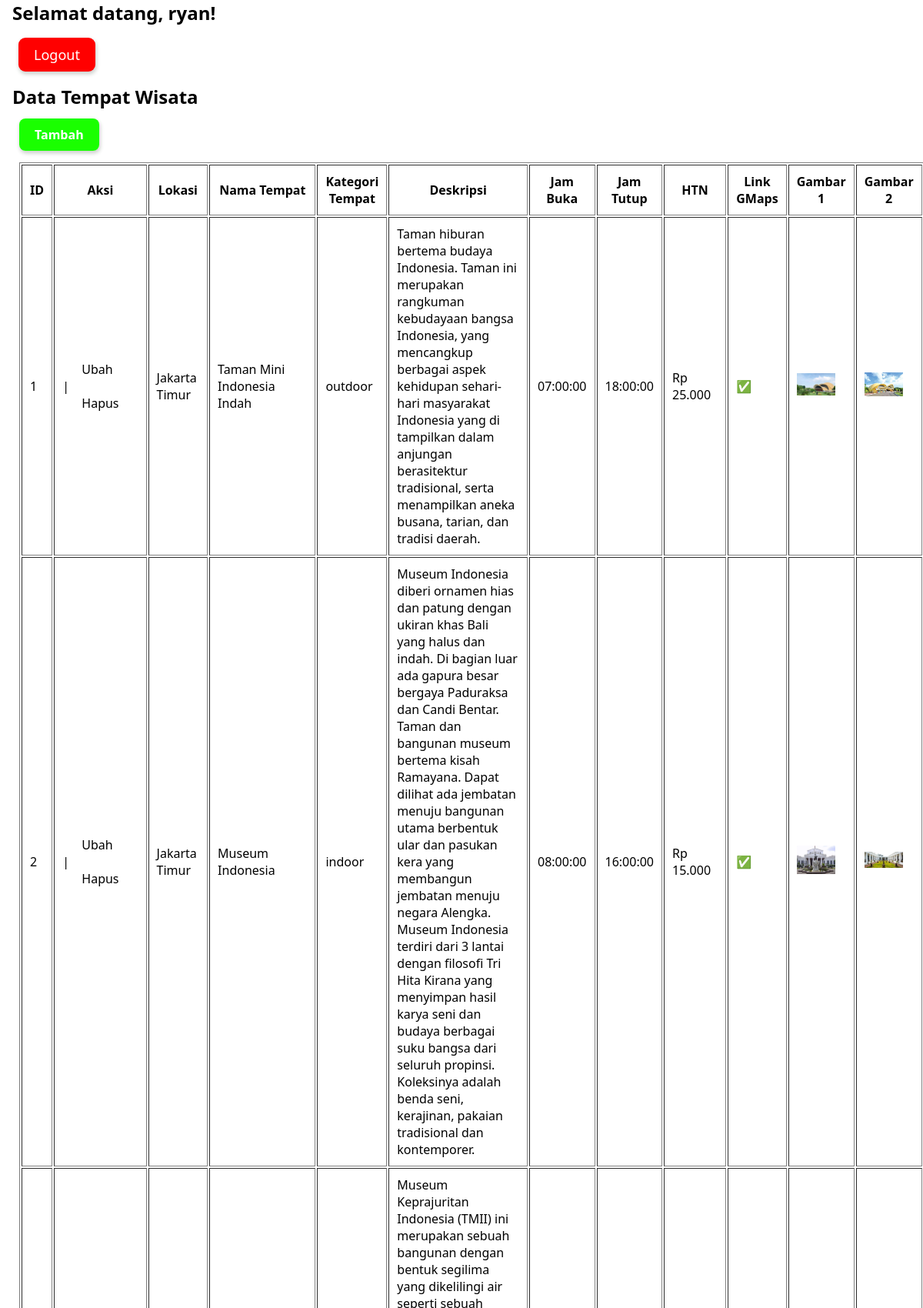
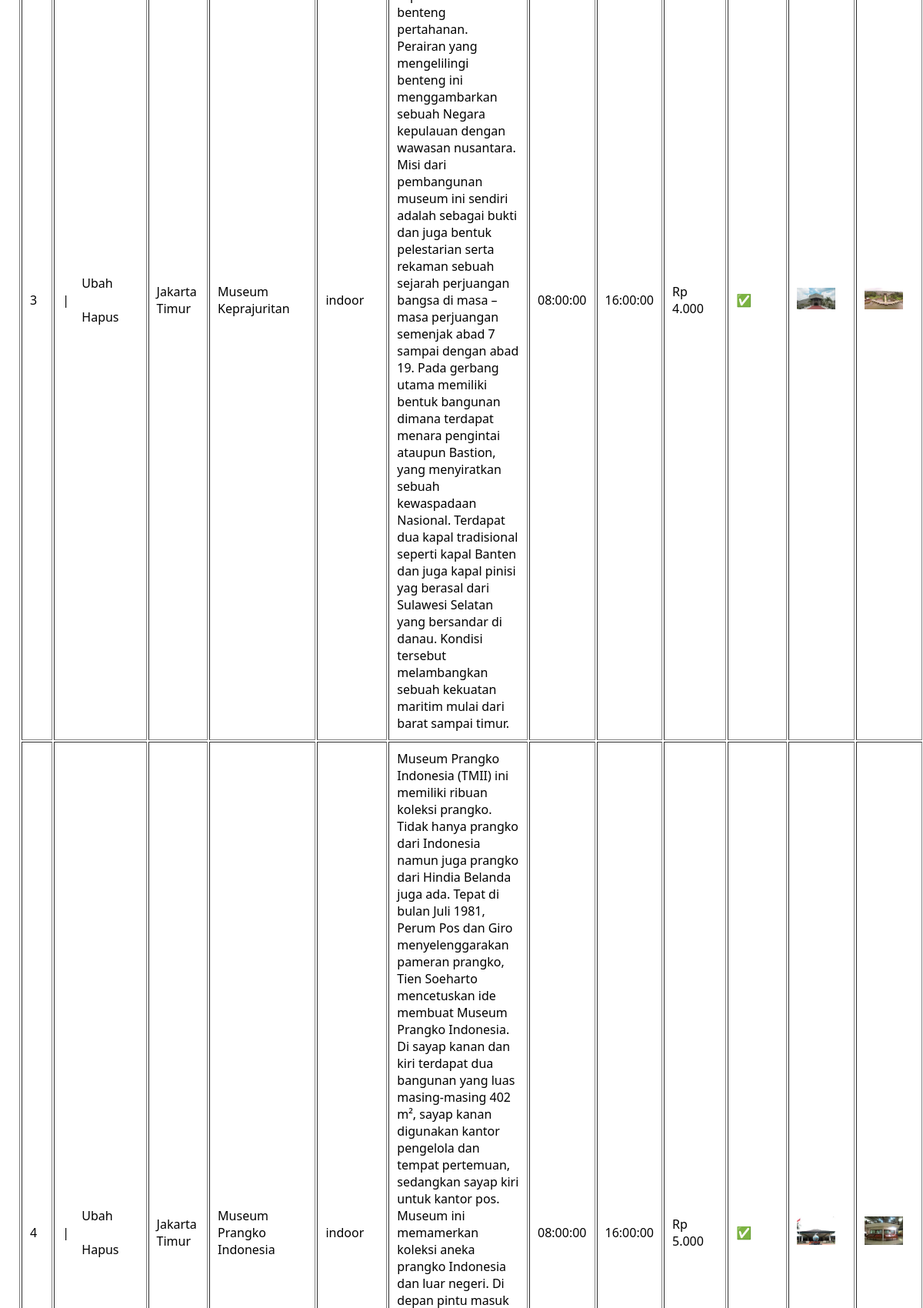
The app's page /admin (signed in, upper part) with its own data (2 pictures, top to bottom).
### tables this page shows
CREATE TABLE `tempat` (
  `id` int(11) NOT NULL,
  `lokasi` varchar(16) NOT NULL,
  `nama` varchar(48) NOT NULL,
  `tipe` varchar(8) NOT NULL,
  `deskripsi` text NOT NULL,
  `buka` time NOT NULL,
  `tutup` time NOT NULL,
  `htm` varchar(25) NOT NULL,
  `gmaps` varchar(255) NOT NULL,
  `foto1` varchar(255) NOT NULL,
  `foto2` varchar(255) NOT NULL,
  `foto3` varchar(255) NOT NULL,
  `timestamp` datetime NOT NULL
);

### admin/index.php (the view, shortened to what this page needs)
<?php
    require "../script/php/conn.php";
    $admin_name = $_SESSION["name"];
    $result = mysqli_query($conn, "SELECT * FROM tempat");
?>
<!DOCTYPE html>
<html lang="en">
<head>
    <link rel="stylesheet" href="/style/admin.css">
</head>
<body>
    <nav>
        <h1> Selamat datang, <?= $admin_name ?>!</h1>
        <a href="logout.php"><button>Logout</button></a>
    </nav>
    <section>
        <h2>Data Tempat Wisata</h2><br>
        <a href="tambah.php" class="add-button">Tambah</a>
        <div style="overflow-x:auto;">
            <table border="1" cellpadding="10" cellspacing="2">
                <tr>
                    <th>ID</th>
                    <th>Aksi</th>
                    <th>Lokasi</th>
                    <th>Nama Tempat</th>
                    <th>Kategori Tempat</th>
                    <th>Deskripsi</th>
                    <th>Jam Buka</th>
                    <th>Jam Tutup</th>
                    <th>HTN</th>
                    <th>Link GMaps</th>
                    <th>Gambar 1</th>
                    <th>Gambar 2</th>
                </tr>
                <?php while ( $row = mysqli_fetch_row($result)) : ?>
                    <tr>
                        <td><?= $row[0]; ?></td>
                        <td>
                            <a href="ubah.php?id=<?= $row[0]; ?>">Ubah</a> |
                            <a href="hapus.php?id=<?= $row[0]; ?>">Hapus</a>
                        </td>
                        <td><?= $row[1]; ?></td>
                        <td><?= $row[2]; ?></td>
                        <td><?= $row[3]; ?></td>
                        <td><?= $row[4]; ?></td>
                        <td><?= $row[5]; ?></td>
                        <td><?= $row[6]; ?></td>
                        <td><?= $row[7]; ?></td>
                        <td><?php if(isset($row[8])){echo "✅";}else {echo "❌";} ?></td>
                        <td><img src="<?= $row[9]; ?>" alt=""></td>
                        <td><img src="<?= $row[10]; ?>" alt=""></td>
                    </tr>
                <?php endwhile; ?>
            </table>
        </div>
    </section>
</body>
</html>

### style/admin.css (style rules this page uses)
* { margin: 0; font-family: 'Segoe UI', Tahoma, Geneva, Verdana, sans-serif; }
nav { display: flex; flex-direction: column; }
a { color: inherit; text-decoration: inherit; text-decoration-line: inherit; text-decoration-style: inherit; text-decoration-color: inherit; }
button { padding: 10px 20px; border-radius: 0.5em; border-width: 0px; background-color: red; color: white; font-size: large; box-shadow: 1px 3px 5px 0.5px #CFD2CF; margin: 1rem 1.5rem; }
.add-button { background-color: #1aff00; padding: 10px 20px; border-radius: 0.5em; box-shadow: 1px 3px 5px 0.5px #CFD2CF; color: white; font-weight: bolder; }
table { margin: 25px; max-width: 80%; }
h1, h2 { margin-left: 1rem; }
section a { margin: 25px; }
td img { max-width: 50px; }

### records on screen
tempat: id "1", lokasi "Jakarta Timur", nama "Taman Mini Indonesia Indah", tipe "outdoor", deskripsi "Taman hiburan bertema budaya Indonesia. Taman ini merupakan rangkuman kebudayaan bangsa Indonesia, yang mencangkup berbagai aspek kehidupan sehari-hari masyarakat Indonesia yang di tampilkan dalam anjungan berasitektur tradisional, serta menampilkan aneka busana, tarian, dan tradisi daerah.", buka "07:00:00", tutup "18:00:00", htm "Rp 25.000", foto1 (picture), foto2 (picture)
tempat: id "2", lokasi "Jakarta Timur", nama "Museum Indonesia", tipe "indoor", deskripsi "Museum Indonesia diberi ornamen hias dan patung dengan ukiran khas Bali yang halus dan indah. Di bagian luar ada gapura besar bergaya Paduraksa dan Candi Bentar. Taman dan bangunan museum bertema kisah Ramayana. Dapat dilihat ada jembatan menuju bangunan utama berbentuk ular dan pasukan kera yang membangun jembatan menuju negara Alengka. Museum Indonesia terdiri dari 3 lantai dengan filosofi Tri Hita Kirana yang menyimpan hasil karya seni dan budaya berbagai suku bangsa dari seluruh propinsi. Koleksinya adalah benda seni, kerajinan, pakaian tradisional dan kontemporer.", buka "08:00:00", tutup "16:00:00", htm "Rp 15.000", foto1 (picture), foto2 (picture)
tempat: id "3", lokasi "Jakarta Timur", nama "Museum Keprajuritan", tipe "indoor", deskripsi "Museum Keprajuritan Indonesia (TMII) ini merupakan sebuah bangunan dengan bentuk segilima yang dikelilingi air seperti sebuah benteng pertahanan. Perairan yang mengelilingi benteng ini menggambarkan sebuah Negara kepulauan dengan wawasan nusantara. Misi dari pembangunan museum ini sendiri adalah sebagai bukti dan juga bentuk pelestarian serta rekaman sebuah sejarah perjuangan bangsa di masa – masa perjuangan semenjak abad 7 sampai dengan abad 19. Pada gerbang utama memiliki bentuk bangunan dimana terdapat menara pengintai ataupun Bastion, yang menyiratkan sebuah kewaspadaan Nasional. Terdapat dua kapal tradisional seperti kapal Banten dan juga kapal pinisi yag berasal dari Sulawesi Selatan…", buka "08:00:00", tutup "16:00:00", htm "Rp 4.000", foto1 (picture), foto2 (picture)
tempat: id "4", lokasi "Jakarta Timur", nama "Museum Prangko Indonesia", tipe "indoor", buka "08:00:00", tutup "16:00:00", htm "Rp 5.000", foto1 (picture), foto2 (picture)

### other values on screen
$admin_name "ryan"
